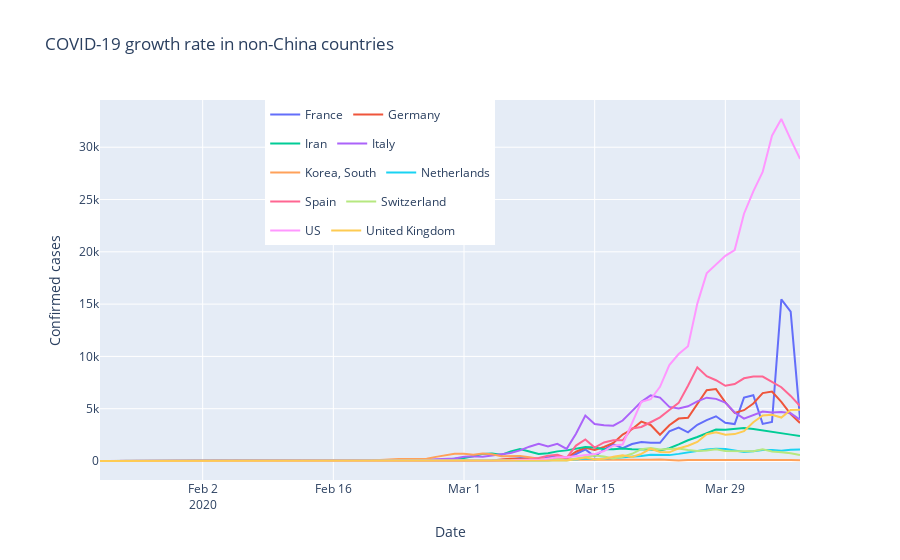

The cell this chart's notebook holds for it:
### Markdown cell above
<a id='plot_top_countries_growth'></a>
### Plot Growth for Top Countries

### Code cell
layout = go.Layout(title="COVID-19 growth rate in non-China countries", margin={"l": 100, "r": 100},
                   colorway=["#287D95", "#EF533B"], legend={"x": 0.7, "y": 1, 'orientation': "h"},
                   yaxis={'title': 'Confirmed cases'},
                   yaxis2={'title': 'Growth rate in cases', 'overlaying': 'y', 'side': 'right', "showgrid": False},
                   xaxis={"title": "Date"},
                   height=1000)

fig = go.Figure(data=traces_growth, layout=layout)
fig.show()
